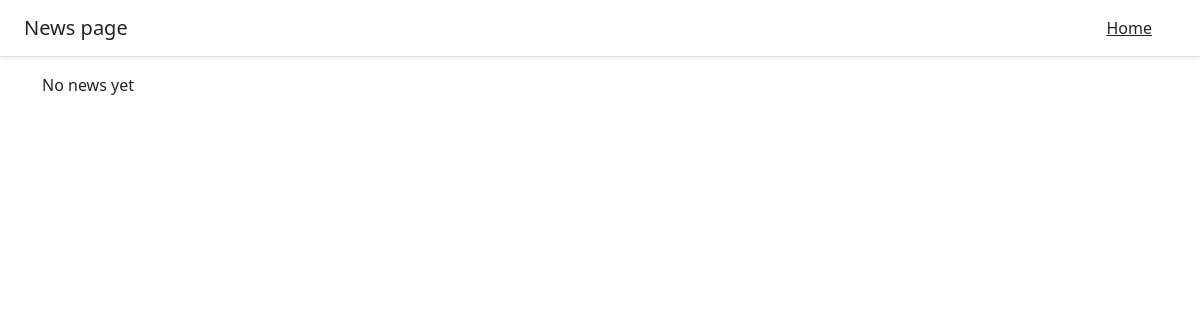
Before: /categories/Python/ with the older database file.
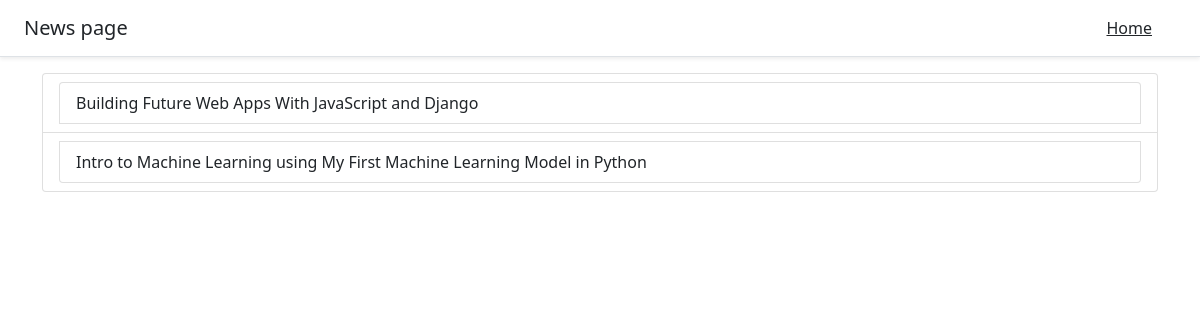
After: the same page with the newer database file.
### news/models.py (models this page shows, shortened)
class News(models.Model):
    pub_date = models.DateField(default=datetime.now, blank=True)
    title = models.CharField(max_length=120, verbose_name="News title", db_index=True)
    text = HTMLField()
    categories = models.ForeignKey(Categories,
                                   on_delete=models.CASCADE,
                                   verbose_name="News categories")
    sub_categories = models.ManyToManyField(Categories,
                                            verbose_name="List for sub categories",
                                            related_name='provider')
    class Meta:
        verbose_name_plural = "News"

### news/views.py (the view)
# urls.py: path('categories/<str:categories_name>/', views.categories_page),
def categories_page(request, categories_name):
    categories = categories_name
    news_list_by_categories = News.objects.filter(categories__name=categories_name)
    news_list_by_sub_categories = News.objects.filter(sub_categories__name=categories_name)
    return render(request, 'news/categories.html',
                  {'news_list_by_categories': news_list_by_categories,
                   'news_list_by_sub_categories': news_list_by_sub_categories,
                   'categories': categories})

### news/templates/news/categories.html (shortened to what this page needs)
<!doctype html>
<html lang="en">
<head>
    <link href="https://cdn.jsdelivr.net/npm/bootstrap@5.0.0-beta2/dist/css/bootstrap.min.css" rel="stylesheet"
>
</head>
<body>
<header class="d-flex flex-column flex-md-row align-items-center p-3 px-md-4 mb-3 bg-body border-bottom shadow-sm">
    <p class="h5 my-0 me-md-auto fw-normal">News page</p>
    <nav class="my-2 my-md-0 me-md-3">
        <a class="p-2 text-dark" href="/">Home</a>
    </nav>
</header>
<div class="container">
    {% if news_list_by_categories or news_list_by_sub_categories %}
    <ul class="list-group">
        {% for news_by_sub_categories in news_list_by_sub_categories %}
        <li class="list-group-item"><a class="list-group-item list-group-item-action"
                                       href="/{{ news_by_sub_categories.pk }}/">{{news_by_sub_categories.title}}</a>
        </li>
        {% endfor %}
    </ul>
    {% else %}
    <p>No news yet</p>
    {% endif %}
</div>
</body>
</html>

Changed rows visible on the page:
added News: title "Building Future Web Apps With JavaScript and Django"
added News: title "Intro to Machine Learning using My First Machine Learning Model in Python"
Other visible differences:
text no longer shown: "No news yet"
